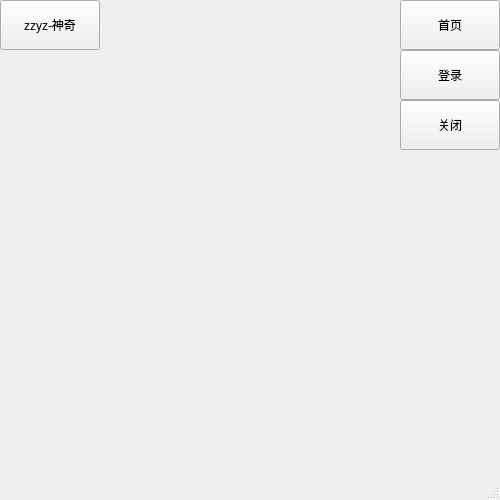
<?xml version="1.0" encoding="UTF-8"?>
<ui version="4.0">
 <class>MainWindow</class>
 <widget class="QMainWindow" name="MainWindow">
  <property name="geometry">
   <rect>
    <x>0</x>
    <y>0</y>
    <width>500</width>
    <height>500</height>
   </rect>
  </property>
  <property name="windowTitle">
   <string>MainWindow</string>
  </property>
  <widget class="QWidget" name="centralwidget">
   <widget class="QPushButton" name="pushButton">
    <property name="enabled">
     <bool>true</bool>
    </property>
    <property name="geometry">
     <rect>
      <x>0</x>
      <y>0</y>
      <width>500</width>
      <height>300</height>
     </rect>
    </property>
    <property name="cursor">
     <cursorShape>ArrowCursor</cursorShape>
    </property>
    <property name="locale">
     <locale language="Chinese" country="China"/>
    </property>
    <property name="text">
     <string/>
    </property>
    <property name="icon">
     <iconset>
      <normaloff>../aaa_qrcode.png</normaloff>
      <selectedoff>../aaa_qrcode.png</selectedoff>../aaa_qrcode.png</iconset>
    </property>
    <property name="iconSize">
     <size>
      <width>300</width>
      <height>300</height>
     </size>
    </property>
    <property name="autoRepeat">
     <bool>false</bool>
    </property>
    <property name="autoDefault">
     <bool>false</bool>
    </property>
    <property name="default">
     <bool>false</bool>
    </property>
    <property name="flat">
     <bool>true</bool>
    </property>
   </widget>
   <widget class="QPushButton" name="pushButton_2">
    <property name="geometry">
     <rect>
      <x>0</x>
      <y>0</y>
      <width>100</width>
      <height>50</height>
     </rect>
    </property>
    <property name="text">
     <string>zzyz-神奇</string>
    </property>
   </widget>
   <widget class="QPushButton" name="pushButton_3">
    <property name="geometry">
     <rect>
      <x>400</x>
      <y>100</y>
      <width>100</width>
      <height>50</height>
     </rect>
    </property>
    <property name="text">
     <string>关闭</string>
    </property>
   </widget>
   <widget class="QPushButton" name="pushButton_4">
    <property name="geometry">
     <rect>
      <x>400</x>
      <y>50</y>
      <width>100</width>
      <height>50</height>
     </rect>
    </property>
    <property name="text">
     <string>登录</string>
    </property>
   </widget>
   <widget class="QPushButton" name="pushButton_5">
    <property name="geometry">
     <rect>
      <x>400</x>
      <y>0</y>
      <width>100</width>
      <height>50</height>
     </rect>
    </property>
    <property name="text">
     <string>首页</string>
    </property>
   </widget>
  </widget>
  <widget class="QMenuBar" name="menubar">
   <property name="geometry">
    <rect>
     <x>0</x>
     <y>0</y>
     <width>500</width>
     <height>26</height>
    </rect>
   </property>
  </widget>
  <widget class="QStatusBar" name="statusbar"/>
 </widget>
 <resources/>
 <connections>
  <connection>
   <sender>pushButton_3</sender>
   <signal>clicked()</signal>
   <receiver>MainWindow</receiver>
   <slot>close()</slot>
   <hints>
    <hint type="sourcelabel">
     <x>459</x>
     <y>154</y>
    </hint>
    <hint type="destinationlabel">
     <x>465</x>
     <y>446</y>
    </hint>
   </hints>
  </connection>
  <connection>
   <sender>pushButton_4</sender>
   <signal>clicked()</signal>
   <receiver>pushButton</receiver>
   <slot>hide()</slot>
   <hints>
    <hint type="sourcelabel">
     <x>431</x>
     <y>99</y>
    </hint>
    <hint type="destinationlabel">
     <x>265</x>
     <y>137</y>
    </hint>
   </hints>
  </connection>
  <connection>
   <sender>pushButton_4</sender>
   <signal>clicked()</signal>
   <receiver>pushButton_2</receiver>
   <slot>hide()</slot>
   <hints>
    <hint type="sourcelabel">
     <x>447</x>
     <y>93</y>
    </hint>
    <hint type="destinationlabel">
     <x>37</x>
     <y>67</y>
    </hint>
   </hints>
  </connection>
  <connection>
   <sender>pushButton_5</sender>
   <signal>clicked()</signal>
   <receiver>pushButton</receiver>
   <slot>show()</slot>
   <hints>
    <hint type="sourcelabel">
     <x>449</x>
     <y>51</y>
    </hint>
    <hint type="destinationlabel">
     <x>236</x>
     <y>56</y>
    </hint>
   </hints>
  </connection>
  <connection>
   <sender>pushButton_5</sender>
   <signal>clicked()</signal>
   <receiver>pushButton_2</receiver>
   <slot>show()</slot>
   <hints>
    <hint type="sourcelabel">
     <x>483</x>
     <y>49</y>
    </hint>
    <hint type="destinationlabel">
     <x>85</x>
     <y>60</y>
    </hint>
   </hints>
  </connection>
 </connections>
 <slots>
  <signal>signal1()</signal>
 </slots>
</ui>
